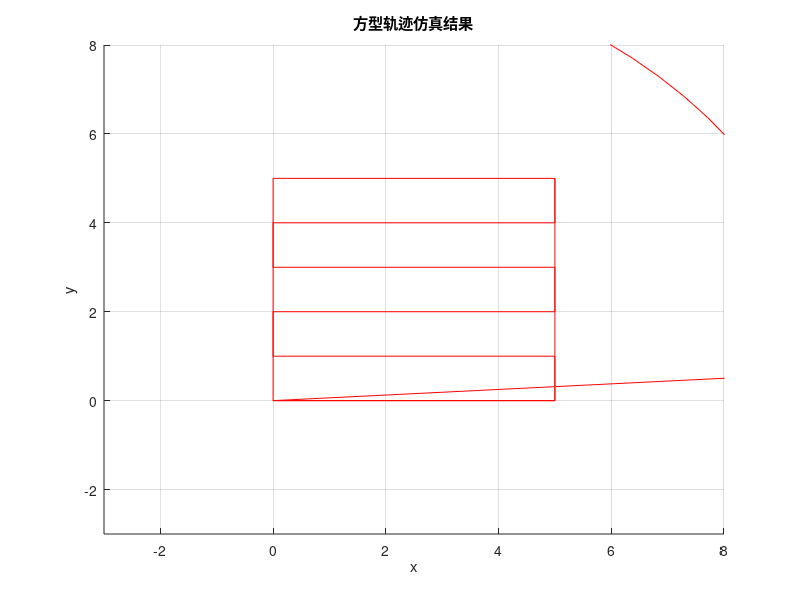

Here is the MATLAB script that generated this plot:
clear

%{
m = 100;     %质量为10kg
Ixx = 6.10; %机身x轴转动惯量
Iyy = 5.98; %机身y轴转动惯量
Izz = 9.1;  %机身z轴转动惯量
%}

m = 32.135;    %质量为10kg
Ixx = 1.4676;  %机身x轴转动惯量
Iyy = 1.4676;  %机身y轴转动惯量
Izz = 2.4720;  %机身z轴转动惯量

xh=0.4;     %x轴力臂
yh=0.4;     %y轴力臂
zh=0;       %z轴力臂
%{
SW的坐标轴和普通的不一样，Y朝上
装配体1 的质量属性
     配置： 默认
     坐标系： -- 默认 --

* 含有一个或多个隐藏零部件/实体的质量属性。

质量 = 32.135 千克

体积 = 33599569.969 立方毫米

表面积 = 5527538.683  平方毫米

重心 : ( 毫米 )
	X = 3.942
	Y = 26.556
	Z = 3.941

惯性主轴和惯性主力矩: ( 千克 *  平方毫米 )
由重心决定。
	 Ix = ( 0.707,  0.000, -0.707)   	Px = 1384409.459
	 Iy = (-0.707, -0.003, -0.707)   	Py = 1504579.454
	 Iz = (-0.002,  1.000, -0.002)   	Pz = 2471073.407

惯性张量: ( 千克 *  平方毫米 )
由重心决定，并且对齐输出的坐标系。 （使用正张量记数法。）
	Lxx = 1444494.726	Lxy = 2261.822	Lxz = -60090.172
	Lyx = 2261.822	Lyy = 2471063.054	Lyz = 2211.339
	Lzx = -60090.172	Lzy = 2211.339	Lzz = 1444504.540

惯性张量: ( 千克 *  平方毫米 )
由输出座标系决定。 （使用正张量记数法。）
	Ixx = 1467656.991	Ixy = 5625.578	Ixz = -59590.923
	Iyx = 5625.578	Iyy = 2472061.553	Iyz = 5574.990
	Izx = -59590.923	Izy = 5574.990	Izz = 1467666.836
%}

%%
%方形
desired_pos_series = [
0,0,0,0;           
0,0,5,0;
           5,0,5,0;
           5,5,5,0;
           0,5,5,0;
           0,0,5,0];%期望路径x,y,z(z是正的表示高度,到后面应该乘个负号)
desired = desired_pos_series;
hold on
grid on
figure(1)
plot3(desired_pos_series(:,1),desired_pos_series(:,2),desired_pos_series(:,3),'-r');
xlabel('x');
ylabel('y');
zlabel('z');
title("方型轨迹仿真结果");
xlim([-3,8]);
ylim([-3,8]);
zlim([0,8]);


%%
%圆形
%确定航轨点数目
num_points =100;
heigh = 3;%设置高度
%预先生成储存x、y位置的向量
x = zeros(num_points,1);
y = zeros(num_points,1);
z = ones(num_points,1);
%存储期望的轨迹点
desired = zeros(num_points+2,4);
desired_pos_series = zeros(num_points+2,3);
desired_yaw = zeros(num_points+1,1);
desired_pos_series(1,:)=[0,0,0];
desired_pos_series(2,:)=[0,0,heigh];
%生成轨迹点
for i = 1:num_points
    x(i) = 10*cos(2*pi*i/num_points);
    y(i) = 10*sin(2*pi*i/num_points);
end
%给轨迹点赋值
desired_pos_series(3:end,1) = x(:,1);
desired_pos_series(3:end,2) = y(:,1);
desired_pos_series(3:end,3) = z(:,1)*heigh;
desired(:,1:3) = desired_pos_series(:,:);
desired(2:end,4) = desired_yaw;
hold on
grid on
figure(1)
plot3(desired_pos_series(:,1),desired_pos_series(:,2),desired_pos_series(:,3),'-r');
xlabel('x');
ylabel('y');
zlabel('z');
title("圆形轨迹仿真结果");
xlim([-15,15]);
ylim([-15,15]);
zlim([0,5]);

%%
%梳状面
desired_pos_series = [
0,0,0,0;           
0,0,5,0;
           5,0,5,0;
           5,1,5,0;
           0,1,5,0;
           0,2,5,0;
           5,2,5,0;
           5,3,5,0;
           0,3,5,0;
           0,4,5,0;
           5,4,5,0;
           5,5,5,0;
           ];%期望路径x,y,z(z是正的表示高度,到后面应该乘个负号)
desired = desired_pos_series;
hold on
grid on
figure(1)
plot3(desired_pos_series(:,1),desired_pos_series(:,2),desired_pos_series(:,3),'-r');
xlabel('x');
ylabel('y');
zlabel('z');
title("方型轨迹仿真结果");
xlim([-3,8]);
ylim([-3,8]);
zlim([0,8]);